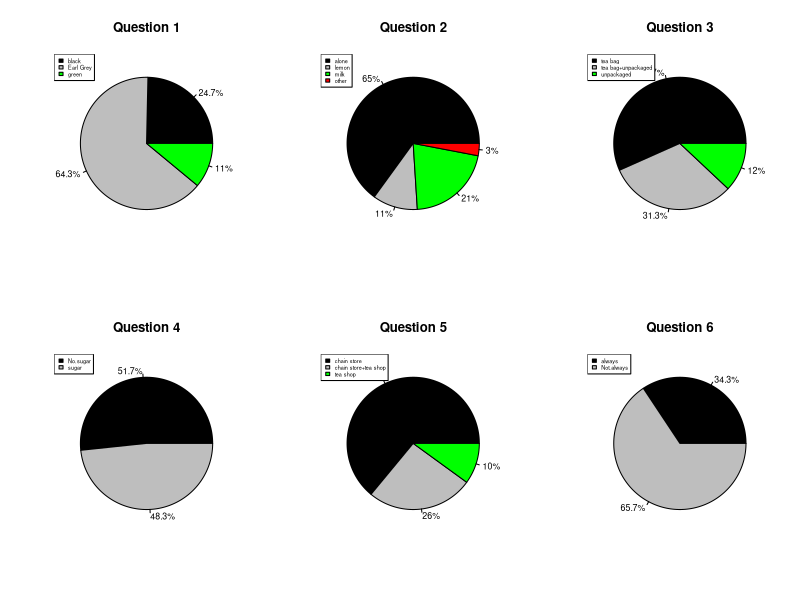
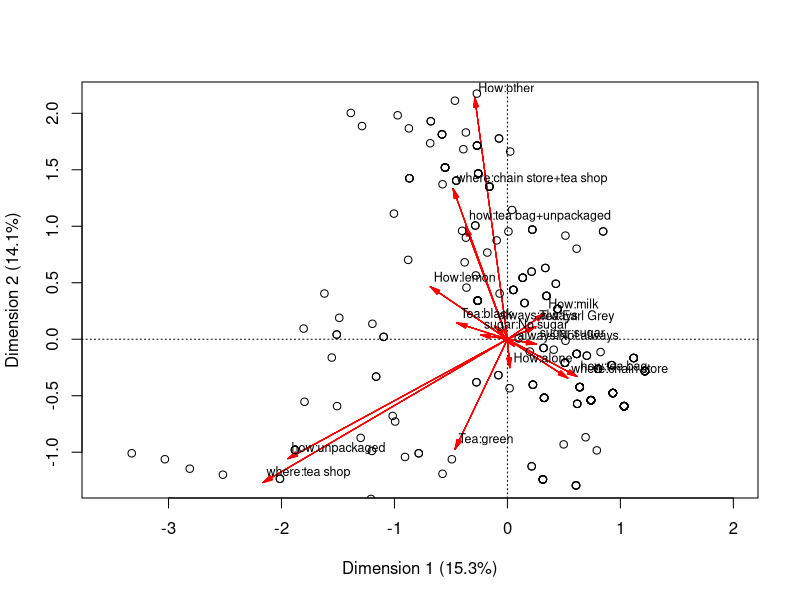
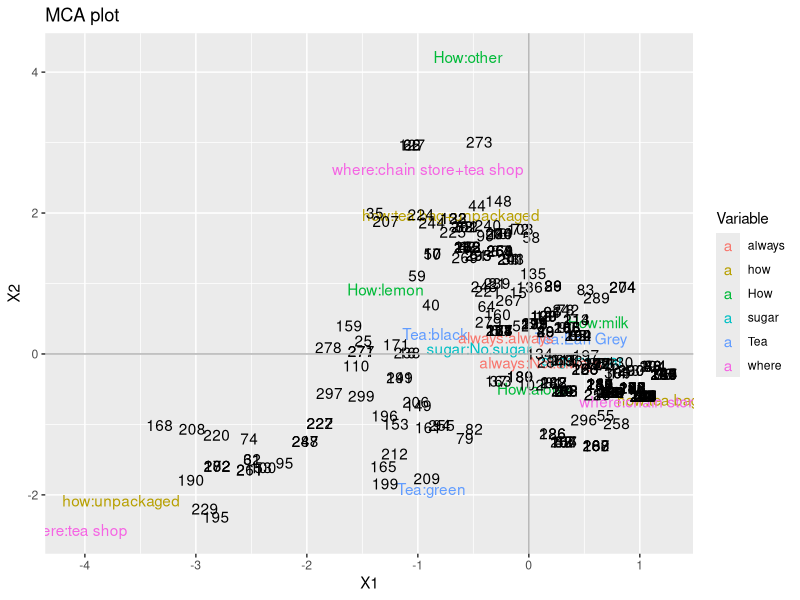

R code for these plots, in order:
tea <- read.table("data/tea.txt",header=T,sep="\t")
dim(tea)
View(tea)


# A nice for loop to present the original variables
# barplots would also be a nice option here
# (note that a barplot is not the same thing as a histogram)

par(mfrow=c(2,3))

for(i in 1:dim(tea)[2]){

  tmp <- table(tea[,i])
  lab <- round(100*tmp/sum(tmp),1)

  pielabels <- paste(lab,"%",sep="")

  cols <- c("black","grey","green","red")

  title <- paste("Question",i,sep=" ")
  pie(tmp, main=title,col=cols,labels=pielabels,cex=0.8)

  legend("topleft",names(lab),fill=cols,horiz=F,cex=0.5)
}

par(mfrow=c(1,1))

#install.packages("ca") #The same package as last week
#install.packages("ggplot2")

library(ca)
library(ggplot2)

help(mjca)

tea.mca <- mjca(tea,lambda="indicator")
# Setting lambda=indicator, the mca is performed like it is presented
# in the lecture slides
# you can use "nd=" here as in the last week

# Many of the objects here are exactly the same as last week,
# check the file R6.2.R from MyCourses
names(tea.mca)


tea.mca$factors
tea.mca$levels.n
sum(tea.mca$levels.n)
tea.mca$sv^2

# Note that only 29% of the variation is explained by the first 2
# components. However, we still proceed to analyze the first two components.
(tea.mca$sv[1]^2 + tea.mca$sv[2]^2) / sum(tea.mca$sv^2)

summary(tea.mca)

plot(tea.mca, arrows=c(T,T))
#Points allows us to add the observations to the plot

points(tea.mca$rowcoord) #Use text() like in previous exercises if you want to label the points


# Remember the angles are important:
# Between different categories:
# less than 90 degrees = attaction
# more than 90 degrees = repulsion
# 90 degrees = independent

# Among the same category:
# less than 90 degrees = similar profile
# more than 90 degrees = profile differs










#Using ggplot, we get a bit nicer plot. 
###########However, the scaling of coordinates is wrong below##################

cats=tea.mca$levels.n

tea.vars <- data.frame(tea.mca$colcoord,Variable= rep(names(cats),cats))


tea.obs <- data.frame(tea.mca$rowcoord)


rownames(tea.vars) <- tea.mca$levelnames


ggplot()+
  geom_text(data=tea.vars,aes(x=X1,y=X2,colour = Variable,label=rownames(tea.vars)))+
  geom_text(data = tea.obs,aes(x=X1,y=X2,label=rownames(tea.obs)))+
  geom_hline(yintercept=0,colour="gray70")+
  geom_vline(xintercept=0,colour="gray70")+
  ggtitle("MCA plot")
